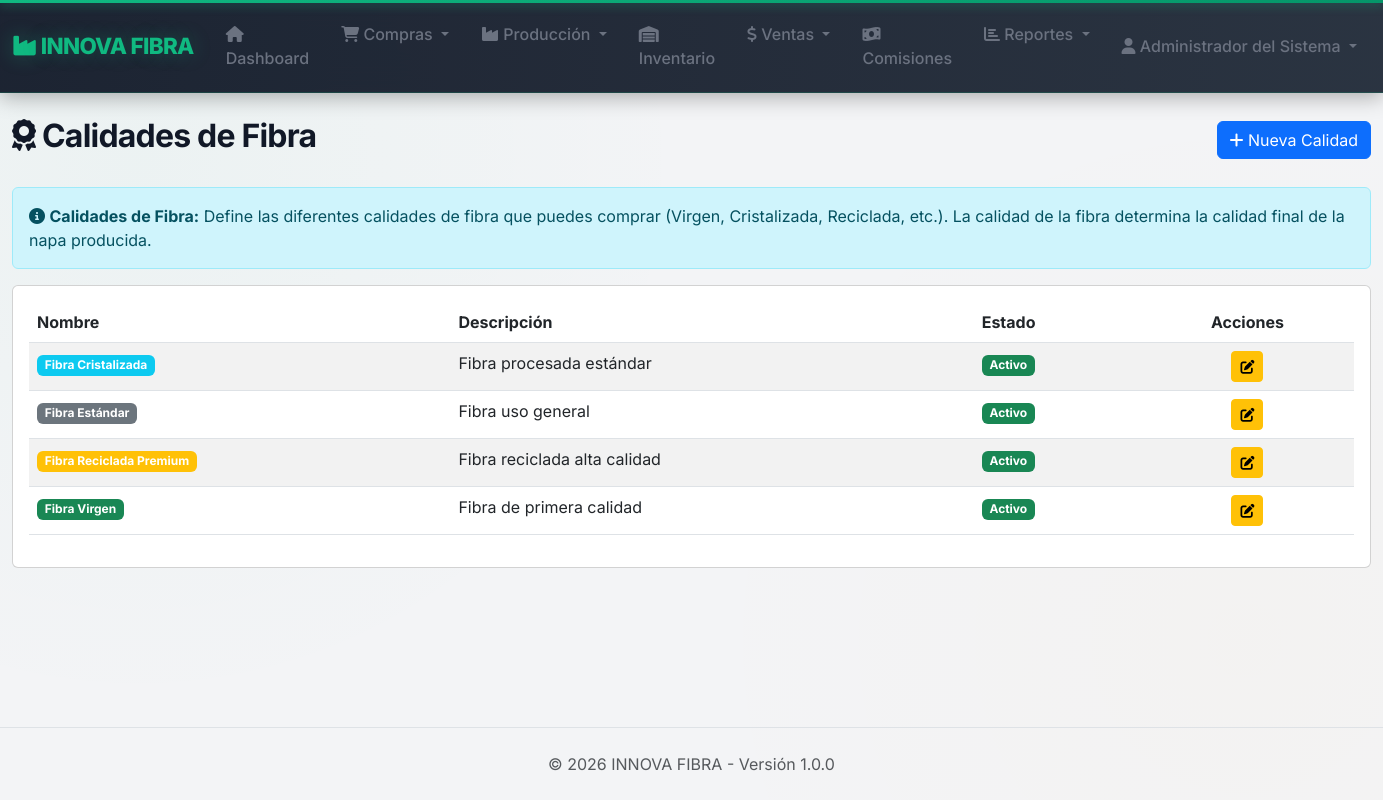
Screenshot of /calidades-fibra (signed in) with the database file from the repository.
### tables this page shows
CREATE TABLE `calidades_fibra` (
    `id_calidad_fibra` INT UNSIGNED NOT NULL AUTO_INCREMENT,
    `nombre` VARCHAR(100) NOT NULL,
    `descripcion` TEXT NULL,
    `factor_precio` DECIMAL(5,2) NOT NULL DEFAULT 1.00,
    `color` VARCHAR(20) NULL COMMENT 'success, warning, info, secondary',
    `estado` ENUM('activo', 'inactivo') NOT NULL DEFAULT 'activo',
    `id_calidad_napa_destino` INT UNSIGNED NULL COMMENT 'Calidad de napa que produce',
    `fecha_creacion` TIMESTAMP NOT NULL DEFAULT CURRENT_TIMESTAMP,
    `usuario_creacion` INT UNSIGNED NULL,
    PRIMARY KEY (`id_calidad_fibra`),
    UNIQUE INDEX `nombre_UNIQUE` (`nombre` ASC),
    CONSTRAINT `fk_calidad_fibra_napa` FOREIGN KEY (`id_calidad_napa_destino`) REFERENCES `calidades_napa` (`id_calidad_napa`) ON DELETE SET NULL
    );

### src/controllers/CalidadesFibraController.php (called while the page is built, shortened)
<?php
class CalidadesFibraController extends BaseController {
    public function index() {
        $data = [
            'title' => 'Calidades de Fibra',
            'calidades' => $this->getCalidades()
        ];
        $this->view('calidades_fibra/lista', $data);
    }
    private function getCalidades() {
        $stmt = $this->db->query(
            "SELECT * FROM calidades_fibra ORDER BY nombre ASC"
        );
        return $stmt->fetchAll();
    }
}

### public/index.php (called while the page is built, shortened)
<?php
require_once __DIR__ . '/../config/database.php';
require_once APP_PATH . '/helpers/functions.php';
$route = isset($_GET['route']) ? $_GET['route'] : '';
try {
    $parts = explode('/', trim($route, '/'));
    $rawAction = !empty($parts[1]) ? $parts[1] : 'index';
    $actionCandidates = [$rawAction];
    $actionCandidates[] = str_replace('-', '_', $rawAction);
    $controllerInstance = new $controller();
    $action = null;
    foreach ($actionCandidates as $candidate) {
        if (method_exists($controllerInstance, $candidate)) {
            $action = $candidate;
            break;
        }
    }
    $params = array_slice($parts, 2);
    call_user_func_array([$controllerInstance, $action], $params);
} catch (Exception $e) {
    if (APP_ENV === 'development') {
        echo "<h1>Error</h1>";
        echo "<p>" . $e->getMessage() . "</p>";
        echo "<pre>" . $e->getTraceAsString() . "</pre>";
    } else {
        http_response_code(500);
        include VIEWS_PATH . '/errors/500.php';
    }
}

### src/helpers/functions.php (called while the page is built, shortened)
<?php
function h($string) {
    return htmlspecialchars((string)$string, ENT_QUOTES, 'UTF-8');
}

### config/database.php (called while the page is built, shortened)
<?php
class Database {
    private static $instance = null;
    private $connection;
    private function __construct() {
        try {
            $dsn = "mysql:host=" . DB_HOST . ";dbname=" . DB_NAME . ";charset=" . DB_CHARSET;
            $options = [
                PDO::ATTR_ERRMODE            => PDO::ERRMODE_EXCEPTION,
                PDO::ATTR_DEFAULT_FETCH_MODE => PDO::FETCH_ASSOC,
                PDO::ATTR_EMULATE_PREPARES   => false,
                PDO::MYSQL_ATTR_INIT_COMMAND => "SET NAMES " . DB_CHARSET . " COLLATE utf8mb4_unicode_ci"
            ];
            $this->connection = new PDO($dsn, DB_USER, DB_PASS, $options);
            $this->connection->exec("SET time_zone = '-05:00'");
        } catch(PDOException $e) {
            die("<div style='font-family:sans-serif; padding:20px; border:1px solid red; background:#ffeeee; color:red;'>
                    <h3>❌ Error de Conexión a Base de Datos</h3>
                    <p><strong>Mensaje:</strong> " . $e->getMessage() . "</p>
                    <p>Verifica que el usuario <code>" . DB_USER . "</code> tenga permisos sobre la base de datos.</p>
                 </div>");
        }
    }
    public static function getInstance() {
        if (self::$instance === null) {
            self::$instance = new self();
        }
        return self::$instance;
    }
    public function getConnection() {
        return $this->connection;
    }
}

### src/views/calidades_fibra/lista.php (the view, shortened to what this page needs)
<?php require_once VIEWS_PATH . '/layout/header.php'; ?>
<div class="container-fluid">
    <div class="d-flex justify-content-between align-items-center mb-4">
        <h2><i class="fas fa-award"></i> <?= h($title) ?></h2>
        <a href="<?= BASE_URL ?>/calidades-fibra/nuevo" class="btn btn-primary">
            <i class="fas fa-plus"></i> Nueva Calidad
        </a>
    </div>
    <div class="alert alert-info">
        <i class="fas fa-info-circle"></i>
        <strong>Calidades de Fibra:</strong> Define las diferentes calidades de fibra que puedes comprar (Virgen, Cristalizada, Reciclada, etc.).
        La calidad de la fibra determina la calidad final de la napa producida.
    </div>
    <div class="card">
        <div class="card-body">
            <div class="table-responsive">
                <table id="tablaCalidades" class="table table-striped">
                    <thead>
                        <tr>
                            <th>Nombre</th>
                            <th>Descripción</th>
                            <th>Estado</th>
                            <th class="text-center">Acciones</th>
                        </tr>
                    </thead>
                    <tbody>
                        <?php foreach ($calidades as $cal): ?>
                        <tr>
                            <td>
                                <span class="badge bg-<?= h($cal['color'] ?: 'secondary') ?>">
                                    <?= h($cal['nombre']) ?>
                                </span>
                            </td>
                            <td><?= h($cal['descripcion'] ?: '-') ?></td>
                            <td>
                                <?php if ($cal['estado'] === 'activo'): ?>
                                <span class="badge bg-success">Activo</span>
                                <?php else: ?>
                                <span class="badge bg-secondary">Inactivo</span>
                                <?php endif; ?>
                            </td>
                            <td class="text-center">
                                <a href="<?= BASE_URL ?>/calidades-fibra/editar?id=<?= $cal['id_calidad_fibra'] ?>"
                                   class="btn btn-sm btn-warning" title="Editar">
                                    <i class="fas fa-edit"></i>
                                </a>
                            </td>
                        </tr>
                        <?php endforeach; ?>
                    </tbody>
                </table>
            </div>
        </div>
    </div>
</div>
<?php require_once VIEWS_PATH . '/layout/footer.php'; ?>

### public/css/custom.css (style rules this page uses)
:root { --primary-color: #10b981; --primary-hover: #059669; --primary-light: #34d399; --primary-dark: #047857; --secondary-color: #f59e0b; --secondary-hover: #d97706; --success-color: #10b981; --warning-color: #f59e0b; --danger-color: #ef4444; --info-color: #06b6d4; --light-bg: #f3f4f6; --card-bg: #ffffff; --card-hover: #f9fafb; --text-main: #111827; --text-muted: #6b7280; --border-color: #e5e7eb; --navbar-bg: #1f2937; --navbar-text: #f9fafb; --accent-gradient: linear-gradient(135deg, #10b981, #059669); --warm-gradient: linear-gradient(135deg, #f59e0b, #d97706); --border-radius: 0.75rem; --shadow-sm: 0 1px 2px 0 rgb(0 0 0 / 0.05); --shadow-md: 0 4px 6px -1px rgb(0 0 0 / 0.1), 0 2px 4px -2px rgb(0 0 0 / 0.1); --shadow-lg: 0 10px 15px -3px rgb(0 0 0 / 0.1), 0 4px 6px -4px rgb(0 0 0 / 0.1); --shadow-glow: 0 0 20px rgba(16, 185, 129, 0.2); }
body { font-family: 'Inter', -apple-system, BlinkMacSystemFont, 'Segoe UI', sans-serif; background-color: var(--light-bg); background-image: radial-gradient(circle at 10% 20%, rgba(16, 185, 129, 0.03) 0%, transparent 40%), radial-gradient(circle at 90% 80%, rgba(245, 158, 11, 0.02) 0%, transparent 40%); background-attachment: fixed; color: var(--text-main); -webkit-font-smoothing: antialiased; -moz-osx-font-smoothing: grayscale; display: flex; flex-direction: column; min-height: 100vh; }
h1, h2, h3, h4, h5, h6 { font-weight: 700; color: var(--text-main); letter-spacing: -0.025em; }

### rows the page displays
calidades_fibra: nombre "Fibra Cristalizada", descripcion "Fibra procesada estándar", estado "Activo"
calidades_fibra: nombre "Fibra Estándar", descripcion "Fibra uso general", estado "Activo"
calidades_fibra: nombre "Fibra Reciclada Premium", descripcion "Fibra reciclada alta calidad", estado "Activo"
calidades_fibra: nombre "Fibra Virgen", descripcion "Fibra de primera calidad", estado "Activo"

### other values shown
APP_NAME "INNOVA FIBRA"
getCurrentUserName() "Administrador del Sistema"
$title "Calidades de Fibra"
APP_VERSION "1.0.0"
